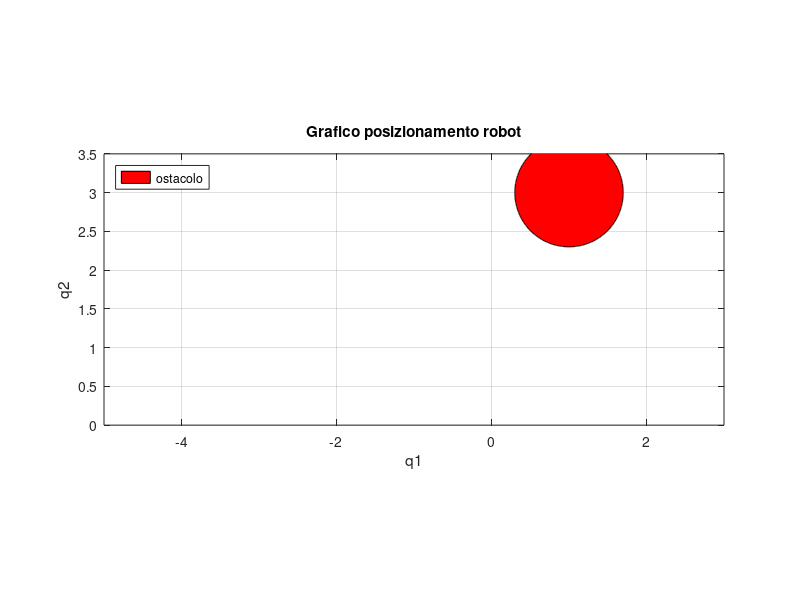

MATLAB code for this plot: (Note: this script raises an error after producing the figure.)
% TESI MANIPOLATORE PLANARE A DUE BRACCI

close all
clear
clc

% Parametri robot: params = (m1 a1 l1 I1 m2 a2 l2 I2)
params = [1, 1, 0.5, 1, 1, 1, 0.5, 1];

% Condizioni di riposo iniziali
qA = [-1;3];    %cinematica inversa punto A

% Condizioni inziali robot simulato:
q = [qA(1); qA(2)];                        
dq  = [0; 0];
ddq = [0; 0];

% Condizioni inziali robot fisico:
q_f = [qA(1); qA(2)];
dq_f  = [0; 0];
ddq_f = [0; 0];

% Inizializzo variabili di errore:
e = zeros(2,1);                            %errore
de = -dq;                                  %derivata dell'errore

% Frequenza del controllo:
dt = 0.01;                                 %controllo a 100 Hz

% Guadagni regolatore:
kp = 20;                                   %guadagno regolatore parte proporzionale
kd = 2*sqrt(kp);                           %guadagno regolatore parte derivativa

% Variabili utili per il codice:
nmax = 1500;                               %numero max cicli
npos = 4;                                 %numero posizionamenti
c = zeros;                                 %output boundary

% Plot ostacolo (cerchio):
r = 0.7;                                   %raggio
c_o = [1 3];                               %centro
n_o = 1000;                                %precisione disegno
t = linspace(0,2*pi,n_o);
x_o = c_o(1) + r*sin(t);
y_o = c_o(2) + r*cos(t);
line(x_o,y_o)                              
fill(x_o,y_o,'r')
hold on
axis([-5 3 0 3.5])
axis equal
grid on
title('Grafico posizionamento robot')
xlabel('q1')
ylabel('q2')
legend('ostacolo','location','northwest')

% Punto B
qB = [2; 3.5];

% Due punti per creare poligono
punti = [-1 3; 0 1];
    
% Robot simulato:
e = qB - qA;                                        
de = -dq;
run_loop = 1;                                       %condizione cicli
i = 0;                                              %indice cicli
ii = 0;
z = 0; 

Mm = punti;
while run_loop && i < nmax
    i = i+1;
    % Dinamica diretta:
    tau = kp.*e + kd.*de;                                            %ingresso di controllo
    [B, C, g] = get_dynamics(q,dq,params);                           %vettore contenente [B,C,g]
    n = C*dq + g;
    torque_control = computed_torque_control(dq,tau,B, C, g);        %vettore coppia di controllo
    invB = pinv(B);

    % Step di integrazione:
    ddq = pinv(B)*(torque_control-n);
    dq  = dq + ddq*dt;
    q   = q + dq*dt;
    
    % Aggiornamento errore:
    e = qB - q;
    de = -dq;
    
    % Condizione sulla presenza dell'ostacolo:
    dist = sqrt((q(1) - c_o(1))^2 + (q(2) - c_o(2))^2);
    if z == 0 
        if dist > r
            ii = ii+1;
            Mm(ii+2,1:2) = q;
            x = Mm(:,1);
            y = Mm(:,2);
            c = boundary(x,y,0.1);
        else
            z=1;
        end
    end

     % Plot posizione end-effector robot simulato:
    hold on
    plot(x(c),y(c))
    scatter(q(1),q(2),'.')
    pause(0.002)
    legend('q','location','northwest')

    % Condizioni fine ciclo:
    if norm(e) < 0.01 && norm(de) < 0.001
        run_loop = 0;
    end
end
%         
   


